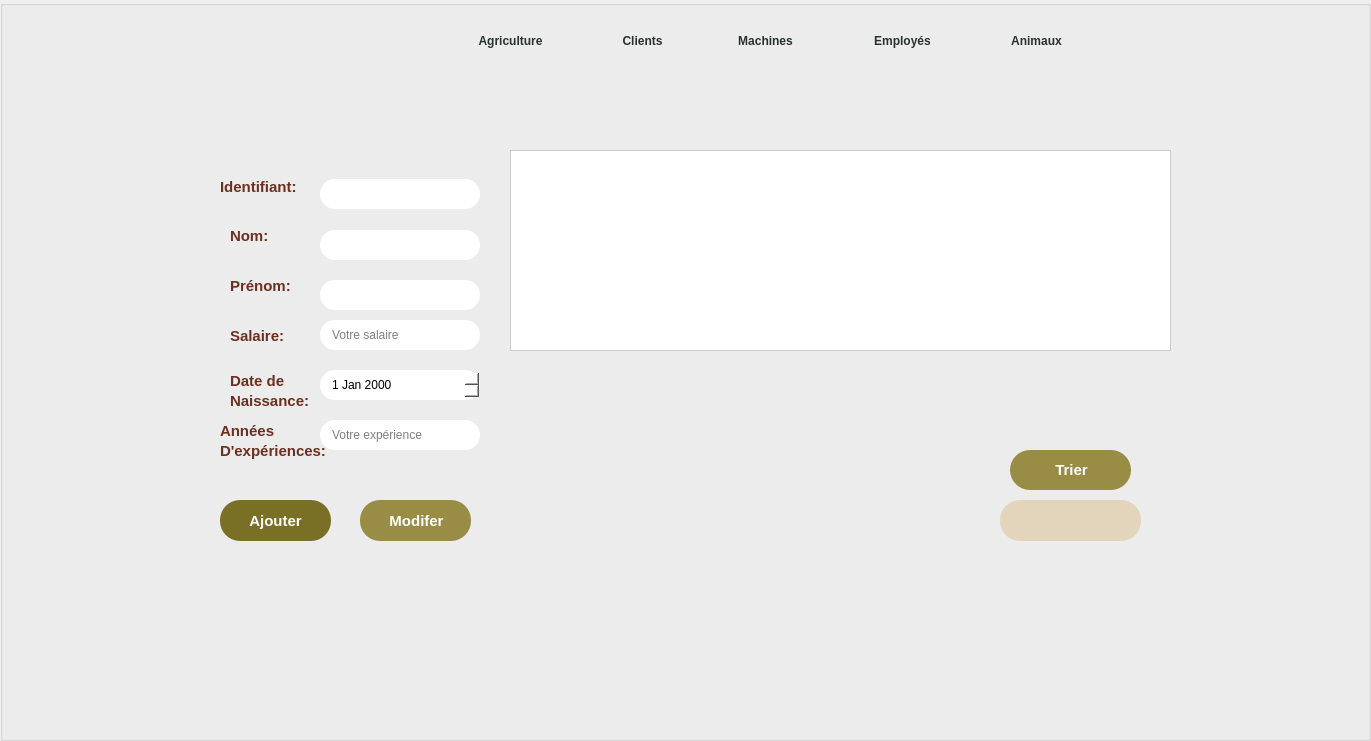
   <widget class="QGroupBox" name="groupBox_2">
    <property name="geometry">
     <rect>
      <x>0</x>
      <y>0</y>
      <width>1371</width>
      <height>741</height>
     </rect>
    </property>
    <property name="title">
     <string/>
    </property>
    <widget class="QLabel" name="label_back">
     <property name="geometry">
      <rect>
       <x>-10</x>
       <y>8</y>
       <width>1381</width>
       <height>741</height>
      </rect>
     </property>
     <property name="font">
      <font>
       <pointsize>1</pointsize>
      </font>
     </property>
     <property name="styleSheet">
      <string notr="true"/>
     </property>
     <property name="text">
      <string/>
     </property>
     <property name="pixmap">
      <pixmap resource="pic.qrc">:/new/prefix/newbg.png</pixmap>
     </property>
     <property name="scaledContents">
      <bool>true</bool>
     </property>
    </widget>
    <widget class="QLabel" name="label_8">
     <property name="geometry">
      <rect>
       <x>220</x>
       <y>171</y>
       <width>101</width>
       <height>31</height>
      </rect>
     </property>
     <property name="styleSheet">
      <string notr="true">QLabel {
	font: 10pt &quot;Yu Gothic UI&quot;;
font-weight: bold;
font-size: 15px;
color: #6D2F20;
}
</string>
     </property>
     <property name="text">
      <string>Identifiant:</string>
     </property>
    </widget>
    <widget class="QLineEdit" name="lineEdit_id">
     <property name="geometry">
      <rect>
       <x>320</x>
       <y>179</y>
       <width>160</width>
       <height>30</height>
      </rect>
     </property>
     <property name="styleSheet">
      <string notr="true">QLineEdit{
border: 2px white;
border-radius: 15px;
background: #FFFFFF;
padding-left: 10px;
font: 10pt &quot;Yu Gothic UI&quot;;
padding-left: 10px;
}
QLineEdit:focus{
border: 2px white;
border-radius: 15px;
background: white;
min-width: 150px;
max-width: 150px;
min-height: 30px;
max-height: 30px;
padding-left: 10px;
font: 10pt &quot;Yu Gothic UI&quot;;
}

</string>
     </property>
     <property name="clearButtonEnabled">
      <bool>false</bool>
     </property>
    </widget>
    <widget class="QLineEdit" name="lineEdit_nom">
     <property name="geometry">
      <rect>
       <x>320</x>
       <y>230</y>
       <width>160</width>
       <height>30</height>
      </rect>
     </property>
     <property name="styleSheet">
      <string notr="true">QLineEdit{
border: 2px white;
border-radius: 15px;
background: #FFFFFF;
padding-left: 10px;
font: 10pt &quot;Yu Gothic UI&quot;;
padding-left: 10px;
}
QLineEdit:focus{
border: 2px white;
border-radius: 15px;
background: white;
min-width: 150px;
max-width: 150px;
min-height: 30px;
max-height: 30px;
padding-left: 10px;
font: 10pt &quot;Yu Gothic UI&quot;;
}
</string>
     </property>
    </widget>
    <widget class="QLabel" name="label_10">
     <property name="geometry">
      <rect>
       <x>230</x>
       <y>210</y>
       <width>47</width>
       <height>51</height>
      </rect>
     </property>
     <property name="styleSheet">
      <string notr="true">QLabel {
	font: 10pt &quot;Yu Gothic UI&quot;;
font-weight: bold;
font-size: 15px;
color: #6D2F20;
}
</string>
     </property>
     <property name="text">
      <string>Nom:</string>
     </property>
    </widget>
    <widget class="QLineEdit" name="lineEdit_prenom">
     <property name="geometry">
      <rect>
       <x>320</x>
       <y>280</y>
       <width>160</width>
       <height>30</height>
      </rect>
     </property>
     <property name="styleSheet">
      <string notr="true">QLineEdit{
border: 2px white;
border-radius: 15px;
background: #FFFFFF;
padding-left: 10px;
font: 10pt &quot;Yu Gothic UI&quot;;
padding-left: 10px;
}
QLineEdit:focus{
border: 2px white;
border-radius: 15px;
background: white;
min-width: 150px;
max-width: 150px;
min-height: 30px;
max-height: 30px;
padding-left: 10px;
font: 10pt &quot;Yu Gothic UI&quot;;
}</string>
     </property>
    </widget>
    <widget class="QLabel" name="label_11">
     <property name="geometry">
      <rect>
       <x>230</x>
       <y>270</y>
       <width>71</width>
       <height>31</height>
      </rect>
     </property>
     <property name="styleSheet">
      <string notr="true">QLabel {
	font: 10pt &quot;Yu Gothic UI&quot;;
font-weight: bold;
font-size: 15px;
color: #6D2F20;
}
</string>
     </property>
     <property name="text">
      <string>Prénom:</string>
     </property>
    </widget>
    <widget class="QLabel" name="label_12">
     <property name="geometry">
      <rect>
       <x>230</x>
       <y>370</y>
       <width>81</width>
       <height>21</height>
      </rect>
     </property>
     <property name="styleSheet">
      <string notr="true">QLabel {
	font: 10pt &quot;Yu Gothic UI&quot;;
font-weight: bold;
font-size: 15px;
color: #6D2F20;
}
</string>
     </property>
     <property name="text">
      <string>Date de </string>
     </property>
    </widget>
    <widget class="QDateEdit" name="dateEdit">
     <property name="geometry">
      <rect>
       <x>320</x>
       <y>370</y>
       <width>160</width>
       <height>30</height>
      </rect>
     </property>
     <property name="styleSheet">
      <string notr="true">QDateEdit{
border: 2px white;
border-radius: 15px;
background: #FFFFFF;
padding-left: 10px;
font: 10pt &quot;Yu Gothic UI&quot;;
padding-left: 10px;
}
</string>
     </property>
    </widget>
    <widget class="QLabel" name="label_13">
     <property name="geometry">
      <rect>
       <x>220</x>
       <y>410</y>
       <width>111</width>
       <height>41</height>
      </rect>
     </property>
     <property name="styleSheet">
      <string notr="true">QLabel {
	font: 10pt &quot;Yu Gothic UI&quot;;
font-weight: bold;
font-size: 15px;
color: #6D2F20;
}
</string>
     </property>
     <property name="text">
      <string>Années </string>
     </property>
    </widget>
    <widget class="QLabel" name="label_7">
     <property name="geometry">
      <rect>
       <x>230</x>
       <y>390</y>
       <width>101</width>
       <height>21</height>
      </rect>
     </property>
     <property name="styleSheet">
      <string notr="true">QLabel {
	font: 10pt &quot;Yu Gothic UI&quot;;
font-weight: bold;
font-size: 15px;
color: #6D2F20;
}
</string>
     </property>
     <property name="text">
      <string>Naissance:</string>
     </property>
    </widget>
    <widget class="QLabel" name="label_14">
     <property name="geometry">
      <rect>
       <x>220</x>
       <y>440</y>
       <width>131</width>
       <height>21</height>
      </rect>
     </property>
     <property name="styleSheet">
      <string notr="true">QLabel {
	font: 10pt &quot;Yu Gothic UI&quot;;
font-weight: bold;
font-size: 15px;
color: #6D2F20;
}
</string>
     </property>
     <property name="text">
      <string>D'expériences:</string>
     </property>
    </widget>
    <widget class="QPushButton" name="pushButton_2">
     <property name="geometry">
      <rect>
       <x>220</x>
       <y>500</y>
       <width>111</width>
       <height>41</height>
      </rect>
     </property>
     <property name="font">
      <font>
       <family>Tahoma</family>
       <pointsize>-1</pointsize>
       <weight>75</weight>
       <italic>false</italic>
       <bold>true</bold>
      </font>
     </property>
     <property name="styleSheet">
      <string notr="true">QPushButton {
color: white;
background-color: #796F25;
border-style: solid;
border-radius: 20;
padding: 10px;
font-size: 15px;
padding-left: 17px;
padding-right: 17px;
font-weight: bold;
color: #FFFFF;
font-family: Tahoma;
}

 QPushButton:hover { color:rgba(52,90,105,100%); background-color: qlineargradient(spread:pad, x1:0, y1:0, x2:0, y2:1, stop:0  rgba(245, 245, 220, 70%)); border-style: solid; border: 2px solid ; border-radius: 20px; border-color:transparent; padding: 1px; border-style: solid; border: 2px solid ; border-radius: 20px; border-color: rgba(245, 245, 220, 0%); }
QPushButton:pressed 
{
    background-color: palette(mid);
}
</string>
     </property>
     <property name="text">
      <string>Ajouter</string>
     </property>
    </widget>
    <widget class="QLineEdit" name="lineEdit_3">
     <property name="geometry">
      <rect>
       <x>1000</x>
       <y>500</y>
       <width>141</width>
       <height>41</height>
      </rect>
     </property>
     <property name="font">
      <font>
       <family>Yu Gothic UI</family>
       <pointsize>10</pointsize>
       <weight>50</weight>
       <italic>false</italic>
       <bold>false</bold>
      </font>
     </property>
     <property name="styleSheet">
      <string notr="true">QLineEdit{
border: 2px white;
border-radius: 20px;
background: #E2D5BC;
padding-left: 10px;
font: 10pt &quot;Yu Gothic UI&quot;;
padding-left: 10px;
}
</string>
     </property>
    </widget>
    <widget class="QPushButton" name="pushButton_client">
     <property name="geometry">
      <rect>
       <x>587</x>
       <y>15</y>
       <width>111</width>
       <height>51</height>
      </rect>
     </property>
     <property name="styleSheet">
      <string notr="true">QPushButton {
border: 1px white;
border-radius: 10px;
font: 15pt &quot;Yu Gothic UI&quot;;
font-weight: bold;
color: #28322E;
}

</string>
     </property>
     <property name="text">
      <string>Clients</string>
     </property>
    </widget>
    <widget class="QPushButton" name="pushButton_machines">
     <property name="geometry">
      <rect>
       <x>705</x>
       <y>15</y>
       <width>121</width>
       <height>51</height>
      </rect>
     </property>
     <property name="styleSheet">
      <string notr="true">QPushButton {
border: 1px white;
border-radius: 10px;
font: 15pt &quot;Yu Gothic UI&quot;;
font-weight: bold;
color: #28322E;
}

</string>
     </property>
     <property name="text">
      <string>Machines</string>
     </property>
    </widget>
    <widget class="QPushButton" name="pushButton_employes">
     <property name="geometry">
      <rect>
       <x>837</x>
       <y>15</y>
       <width>131</width>
       <height>51</height>
      </rect>
     </property>
     <property name="styleSheet">
      <string notr="true">QPushButton {
border: 1px white;
border-radius: 10px;
font: 15pt &quot;Yu Gothic UI&quot;;
font-weight: bold;
color: #28322E;
}

</string>
     </property>
     <property name="text">
      <string>Employés</string>
     </property>
    </widget>
    <widget class="QPushButton" name="pushButton_animaux">
     <property name="geometry">
      <rect>
       <x>971</x>
       <y>15</y>
       <width>131</width>
       <height>51</height>
      </rect>
     </property>
     <property name="styleSheet">
      <string notr="true">QPushButton {
border: 1px white;
border-radius: 10px;
font: 15pt &quot;Yu Gothic UI&quot;;
font-weight: bold;
color: #28322E;
}

</string>
     </property>
     <property name="text">
      <string>Animaux</string>
     </property>
    </widget>
    <widget class="QPushButton" name="pushButton_agriculture">
     <property name="geometry">
      <rect>
       <x>440</x>
       <y>15</y>
       <width>141</width>
       <height>51</height>
      </rect>
     </property>
     <property name="styleSheet">
      <string notr="true">QPushButton {
border: 1px white;
border-radius: 10px;
font: 15pt &quot;Yu Gothic UI&quot;;
font-weight: bold;
color: #28322E;
}

</string>
     </property>
     <property name="text">
      <string>Agriculture</string>
     </property>
    </widget>
    <widget class="QLabel" name="label_29">
     <property name="geometry">
      <rect>
       <x>1280</x>
       <y>14</y>
       <width>51</width>
       <height>41</height>
      </rect>
     </property>
     <property name="text">
      <string/>
     </property>
     <property name="pixmap">
      <pixmap resource="pic.qrc">:/new/prefix/262386693_1334007510381355_3959463760468571517_n.png</pixmap>
     </property>
     <property name="scaledContents">
      <bool>true</bool>
     </property>
    </widget>
    <widget class="QPushButton" name="pushButton_home">
     <property name="geometry">
      <rect>
       <x>1280</x>
       <y>10</y>
       <width>51</width>
       <height>51</height>
      </rect>
     </property>
     <property name="styleSheet">
      <string notr="true">QPushButton {
border: 1px white;
border-radius: 10px;
font: 20pt &quot;Yu Gothic UI&quot;;
font-weight: bold;
color: #28322E;
}
</string>
     </property>
     <property name="text">
      <string/>
     </property>
    </widget>
    <widget class="QLabel" name="label_32">
     <property name="geometry">
      <rect>
       <x>330</x>
       <y>340</y>
       <width>821</width>
       <height>281</height>
      </rect>
     </property>
     <property name="styleSheet">
      <string notr="true">background:transparent;

</string>
     </property>
     <property name="text">
      <string/>
     </property>
     <property name="scaledContents">
      <bool>false</bool>
     </property>
    </widget>
    <widget class="QLabel" name="label_27">
     <property name="geometry">
      <rect>
       <x>230</x>
       <y>320</y>
       <width>61</width>
       <height>31</height>
      </rect>
     </property>
     <property name="styleSheet">
      <string notr="true">QLabel {
	font: 10pt &quot;Yu Gothic UI&quot;;
font-weight: bold;
font-size: 15px;
color: #6D2F20;
}
</string>
     </property>
     <property name="text">
      <string>Salaire:</string>
     </property>
    </widget>
    <widget class="QLineEdit" name="lineEdit_salaire">
     <property name="geometry">
      <rect>
       <x>320</x>
       <y>320</y>
       <width>160</width>
       <height>30</height>
      </rect>
     </property>
     <property name="styleSheet">
      <string notr="true">QLineEdit{
border: 2px white;
border-radius: 15px;
background: #FFFFFF;
padding-left: 10px;
font: 10pt &quot;Yu Gothic UI&quot;;
padding-left: 10px;
}
QLineEdit:focus{
border: 2px white;
border-radius: 15px;
background: white;
min-width: 150px;
max-width: 150px;
min-height: 30px;
max-height: 30px;
padding-left: 10px;
font: 10pt &quot;Yu Gothic UI&quot;;
}</string>
     </property>
     <property name="text">
      <string/>
     </property>
     <property name="placeholderText">
      <string>Votre salaire</string>
     </property>
     <property name="clearButtonEnabled">
      <bool>false</bool>
     </property>
    </widget>
    <widget class="QTableView" name="tableView">
     <property name="geometry">
      <rect>
       <x>510</x>
       <y>150</y>
       <width>661</width>
       <height>201</height>
      </rect>
     </property>
     <property name="font">
      <font>
       <family>Montserrat</family>
       <pointsize>10</pointsize>
       <weight>50</weight>
       <italic>false</italic>
       <bold>false</bold>
      </font>
     </property>
     <property name="styleSheet">
      <string notr="true">/* Style the QTableView */
QTableView {
  border: 1px solid #ccc;
  border-radius: 15pt;
  background: #FFFFFF; 
  font: 10pt &quot;Montserrat&quot;;
  color: #3C4340;
}

/* Style the header (QHeaderView) */
QHeaderView::section {
  background-color: #E2D5BC; 
  color: #FFFFFF;
  border: 1px solid #998C45;
  font: 9pt &quot;Montserrat&quot;;
  font-weight: bold;
}

/* Style all table items to have the same background color as the table background */
QTableView QTableCornerButton::section,
QTableView::item {
  background-color: #FFFFFF; 
  border: 2px solid #FFFFFF;
}
</string>
     </property>
    </widget>
    <widget class="QPushButton" name="pushButton_4">
     <property name="geometry">
      <rect>
       <x>1040</x>
       <y>380</y>
       <width>111</width>
       <height>41</height>
      </rect>
     </property>
     <property name="styleSheet">
      <string notr="true">QPushButton {
border: 1px white;
border-radius: 10px;
font:10pt &quot;Yu Gothic UI&quot;;
font-weight: bold;
color: #28322E;
background-repeat: no-repeat;
background-position: center;
	background-image: url(:/new/prefix/poubelle.png);

}</string>
     </property>
     <property name="text">
      <string/>
     </property>
    </widget>
    <widget class="QPushButton" name="pushButton_12">
     <property name="geometry">
      <rect>
       <x>1130</x>
       <y>290</y>
       <width>31</width>
       <height>23</height>
      </rect>
     </property>
     <property name="styleSheet">
      <string notr="true">background-color:transparent ;
border:2px solid;
border-color:transparent;
</string>
     </property>
     <property name="text">
      <string/>
     </property>
     <property name="icon">
      <iconset resource="pic.qrc">
       <normaloff>:/new/prefix/pngwing.com.png</normaloff>:/new/prefix/pngwing.com.png</iconset>
     </property>
    </widget>
    <widget class="QPushButton" name="pushButton_13">
     <property name="geometry">
      <rect>
       <x>360</x>
       <y>500</y>
       <width>111</width>
       <height>41</height>
      </rect>
     </property>
     <property name="font">
      <font>
       <family>Tahoma</family>
       <pointsize>-1</pointsize>
       <weight>75</weight>
       <italic>false</italic>
       <bold>true</bold>
      </font>
     </property>
     <property name="styleSheet">
      <string notr="true">QPushButton {
color: white;
background-color: #998C45;
border-style: solid;
border-radius: 20;
padding: 1px;
font-size: 15px;
padding-left: 12px;
padding-right: 10px;
font-weight: bold;
color: #FFFFF;
font-family: Tahoma;
}

 QPushButton:hover { color:rgba(52,90,105,100%); background-color: qlineargradient(spread:pad, x1:0, y1:0, x2:0, y2:1, stop:0  rgba(245, 245, 220, 70%)); border-style: solid; border: 2px solid ; border-radius: 20px; border-color:transparent; padding: 1px; border-style: solid; border: 2px solid ; border-radius: 20px; border-color: rgba(245, 245, 220, 0%); }</string>
     </property>
     <property name="text">
      <string>Modifer</string>
     </property>
    </widget>
    <widget class="QLineEdit" name="lineEdit_nbx">
     <property name="geometry">
      <rect>
       <x>320</x>
       <y>420</y>
       <width>160</width>
       <height>30</height>
      </rect>
     </property>
     <property name="styleSheet">
      <string notr="true">QLineEdit{
border: 2px white;
border-radius: 15px;
background: #FFFFFF;
padding-left: 10px;
font: 10pt &quot;Yu Gothic UI&quot;;
padding-left: 10px;
}
QLineEdit:focus{
border: 2px white;
border-radius: 15px;
background: white;
min-width: 150px;
max-width: 150px;
min-height: 30px;
max-height: 30px;
padding-left: 10px;
font: 10pt &quot;Yu Gothic UI&quot;;
}</string>
     </property>
     <property name="frame">
      <bool>true</bool>
     </property>
     <property name="placeholderText">
      <string>Votre expérience</string>
     </property>
     <property name="clearButtonEnabled">
      <bool>false</bool>
     </property>
    </widget>
    <widget class="QPushButton" name="pushButton_14">
     <property name="geometry">
      <rect>
       <x>1010</x>
       <y>450</y>
       <width>121</width>
       <height>40</height>
      </rect>
     </property>
     <property name="styleSheet">
      <string notr="true">QPushButton {
color: white;
background-color: #998C45;
border-style: solid;
border-radius: 20;
padding: 1px;
font-size: 15px;
padding-left: 12px;
padding-right: 10px;
font-weight: bold;
color: #FFFFF;
font-family: Tahoma;
}

 QPushButton:hover { color:rgba(52,90,105,100%); background-color: qlineargradient(spread:pad, x1:0, y1:0, x2:0, y2:1, stop:0  rgba(245, 245, 220, 70%)); border-style: solid; border: 2px solid ; border-radius: 20px; border-color:transparent; padding: 1px; border-style: solid; border: 2px solid ; border-radius: 20px; border-color: rgba(245, 245, 220, 0%); }</string>
     </property>
     <property name="text">
      <string>Trier</string>
     </property>
    </widget>
    <widget class="QPushButton" name="pushButton_15">
     <property name="geometry">
      <rect>
       <x>1010</x>
       <y>380</y>
       <width>61</width>
       <height>51</height>
      </rect>
     </property>
     <property name="styleSheet">
      <string notr="true">QPushButton {
border: 1px white;
border-radius: 10px;
font:10pt &quot;Yu Gothic UI&quot;;
font-weight: bold;
color: #28322E;
background-repeat: no-repeat;
background-position: center;
	background-image: url(:/new/prefix/pdf.png);
}
QPushButton:pressed 
{
    background-color: palette(mid);
}</string>
     </property>
     <property name="text">
      <string/>
     </property>
    </widget>
    <widget class="QLabel" name="label_5">
     <property name="geometry">
      <rect>
       <x>30</x>
       <y>70</y>
       <width>121</width>
       <height>41</height>
      </rect>
     </property>
     <property name="font">
      <font>
       <pointsize>15</pointsize>
       <weight>75</weight>
       <italic>true</italic>
       <bold>true</bold>
       <underline>false</underline>
      </font>
     </property>
     <property name="styleSheet">
      <string notr="true">/*color:#B200ED;*/
color: #BB5D57;</string>
     </property>
     <property name="text">
      <string/>
     </property>
    </widget>
    <widget class="QLabel" name="label_28">
     <property name="geometry">
      <rect>
       <x>303</x>
       <y>15</y>
       <width>131</width>
       <height>51</height>
      </rect>
     </property>
     <property name="styleSheet">
      <string notr="true"/>
     </property>
     <property name="text">
      <string/>
     </property>
    </widget>
    <widget class="QLabel" name="label_40">
     <property name="geometry">
      <rect>
       <x>1200</x>
       <y>19</y>
       <width>61</width>
       <height>41</height>
      </rect>
     </property>
     <property name="text">
      <string/>
     </property>
     <property name="pixmap">
      <pixmap resource="pic.qrc">:/new/prefix/logout.png</pixmap>
     </property>
     <property name="scaledContents">
      <bool>true</bool>
     </property>
    </widget>
    <widget class="QPushButton" name="pushButton_16">
     <property name="geometry">
      <rect>
       <x>1200</x>
       <y>23</y>
       <width>61</width>
       <height>41</height>
      </rect>
     </property>
     <property name="styleSheet">
      <string notr="true">QPushButton {
border: 1px white;
border-radius: 10px;
font: 20pt &quot;Yu Gothic UI&quot;;
font-weight: bold;
color: #28322E;
}</string>
     </property>
     <property name="text">
      <string/>
     </property>
    </widget>
    <zorder>label_back</zorder>
    <zorder>label_8</zorder>
    <zorder>lineEdit_id</zorder>
    <zorder>lineEdit_nom</zorder>
    <zorder>label_10</zorder>
    <zorder>lineEdit_prenom</zorder>
    <zorder>label_11</zorder>
    <zorder>label_12</zorder>
    <zorder>label_13</zorder>
    <zorder>label_7</zorder>
    <zorder>label_14</zorder>
    <zorder>label_29</zorder>
    <zorder>label_27</zorder>
    <zorder>lineEdit_salaire</zorder>
    <zorder>tableView</zorder>
    <zorder>pushButton_4</zorder>
    <zorder>pushButton_13</zorder>
    <zorder>lineEdit_nbx</zorder>
    <zorder>pushButton_14</zorder>
    <zorder>pushButton_15</zorder>
    <zorder>pushButton_2</zorder>
    <zorder>lineEdit_3</zorder>
    <zorder>label_5</zorder>
    <zorder>label_32</zorder>
    <zorder>label_28</zorder>
    <zorder>pushButton_employes</zorder>
    <zorder>pushButton_animaux</zorder>
    <zorder>pushButton_client</zorder>
    <zorder>pushButton_agriculture</zorder>
    <zorder>pushButton_home</zorder>
    <zorder>label_40</zorder>
    <zorder>pushButton_16</zorder>
    <zorder>pushButton_machines</zorder>
    <zorder>pushButton_12</zorder>
    <zorder>dateEdit</zorder>
   </widget>
